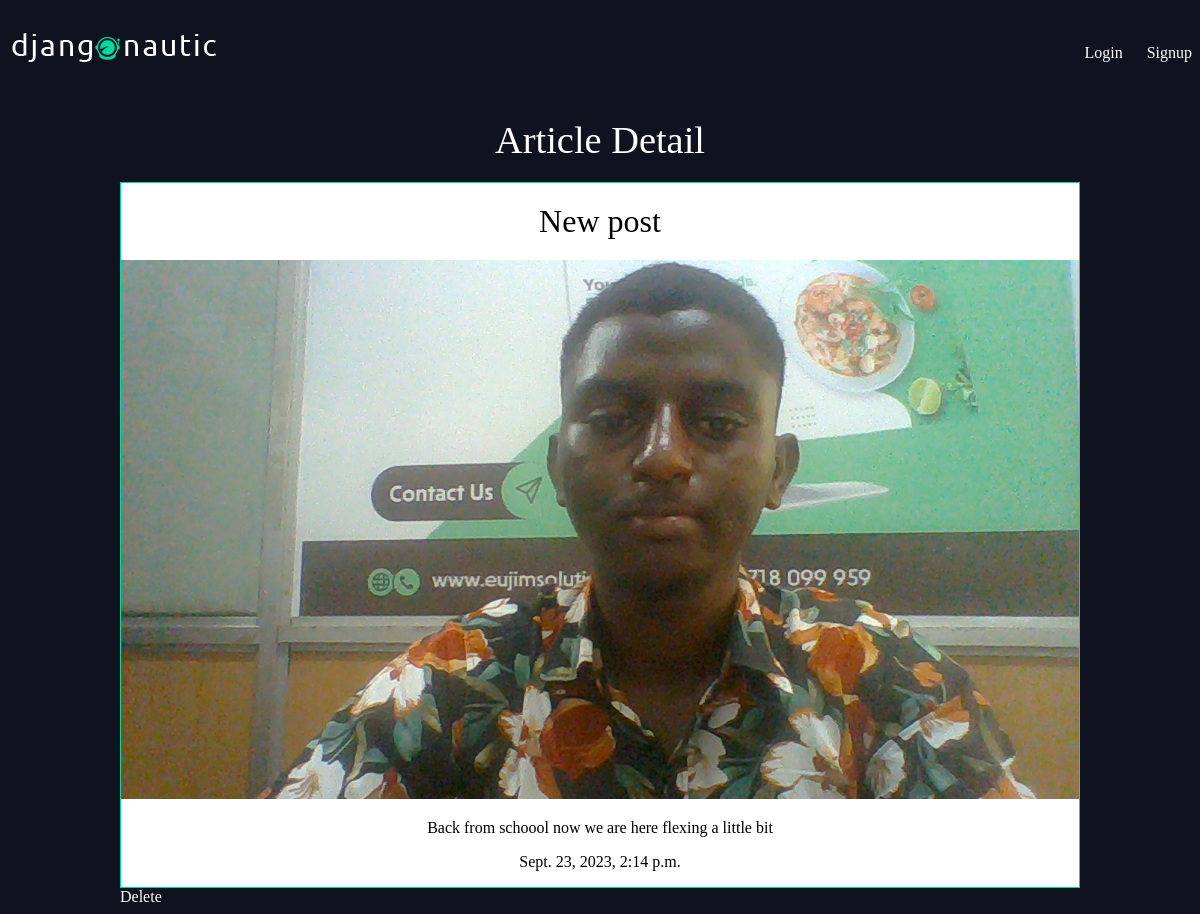
/articles/hg-txt/, run on the app's committed database.
### articles/models.py (models this page shows, shortened)
class Article(models.Model):
    title = models.CharField(max_length=100)
    slug = models.SlugField()
    body = models.TextField()
    date = models.DateTimeField(auto_now_add=True)
    thumb = models.ImageField(default="default.png", blank=True)
    author = models.ForeignKey(User, default=None, on_delete=models.CASCADE)

### articles/views.py (the view)
# urls.py: path('<slug>/', article_detail, name='detail'),
def article_detail(request, slug):
    article = Article.objects.get(slug=slug)
    return render(request, 'articles/article_detail.html', {"article":article})

### articles/templates/articles/article_detail.html
{% extends 'base.html' %}
{% block content %}
    <h1>Article Detail</h1>
    <div class="article_detail">
        <div class="article">
            <h2>{{ article.title }}</h2>
            <img src="..{{ article.thumb.url }}" width=100%>
            <p>{{ article.body }}</p>
            <p>{{ article.date }}</p>
        </div>
        <a href="{% url 'articles:delete' article.id %}"><div class="btn btn-primary">Delete</div></a>
    </div>
{% endblock %}

### articles/static/css/styles.css (style rules this page uses)
body { background-color: #0f121f; background-image: url(../img/star.jpg); background-repeat: no-repeat; color: #fff; }
h1, h2, h3, h4, h5 { font-weight: normal; margin: 0; }
a { color: #fff; text-decoration: none; }
.wrapper h1 { text-align: center; margin: 20px auto; font-size: 2.4em; }
.article { padding: 10px; border: 1px solid #00dba0; position: relative; padding-bottom: 40px; background-color: #fff; color: black; }
.article h2 { font-size: 1.2em; color: black; }
.article_detail .article { padding: 0; }
.article_detail .article h2 { text-align: center; margin: 20px auto; font-size: 2em; }
.article_detail .article p { text-align: center; }

### data on the page
Article: title "New post", thumb (picture), body "Back from schoool now we are here flexing a little bit", date "Sept. 23, 2023, 2:14 p.m."
